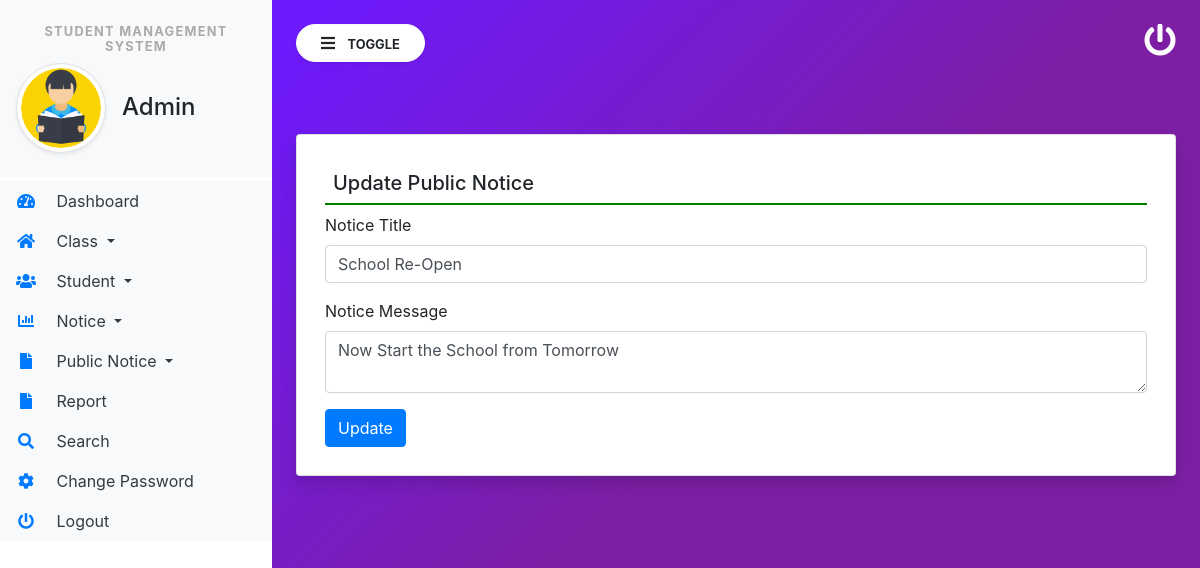
/editPubNotice/1 (signed in), run on the app's committed database.
### studentmanage/models.py (models this page shows, shortened)
class Publicnotice(models.Model):
    NoticeTitle = models.CharField(max_length=150, null=True)
    NoticeMsg = models.CharField(max_length=200, null=True)
    CreationDate = models.DateTimeField(auto_now_add=True)

### studentmanage/views.py (the view, shortened to what this page needs)
# urls.py: path('editPubNotice/<int:pid>', editPubNotice, name='editPubNotice'),
def editPubNotice(request, pid):
    if not request.user.is_authenticated:
        return redirect('admin_login')
    error = ""
    notice = Publicnotice.objects.get(id=pid)
    return render(request, 'editPubNotice.html', locals())

### studentmanage/templates/editPubNotice.html (shortened to what this page needs)
{% extends 'admin_base.html' %}
{% block main  %}
<form method="POST">
    <div class="card p-2 shadow mt-5">
        <div class="card-body">
            <h5 class="p-2" style="border-bottom: 2px solid green;">Update Public Notice</h5>
            <div class="form-row">
                <div class="col-sm-12">
                    <div class="form-group">
                        <label>Notice Title</label>
                        <input type="text" name="NoticeTitle" value="{{notice.NoticeTitle}}" class="form-control">
                    </div>
                </div>
                <div class="col-sm-12">
                    <div class="form-group">
                        <label>Notice Message</label>
                        <textarea name="NoticeMsg" class="form-control">{{notice.NoticeMsg}}</textarea>
                    </div>
                </div>
            </div>
            <input type="submit" value="Update" class="btn btn-primary">
        </div>
    </div>
</form>
{% endblock %}

### studentmanage/static/css/sidebar.css (style rules this page uses)
body { background-image : linear-gradient(135.9deg,rgba(109,25,252,1) 16.4%,rgba(125,31,165,1) 56.1%); min-height:100vh; }

### data on the page
Publicnotice: NoticeTitle "School Re-Open", NoticeMsg "Now Start the School from Tomorrow"
